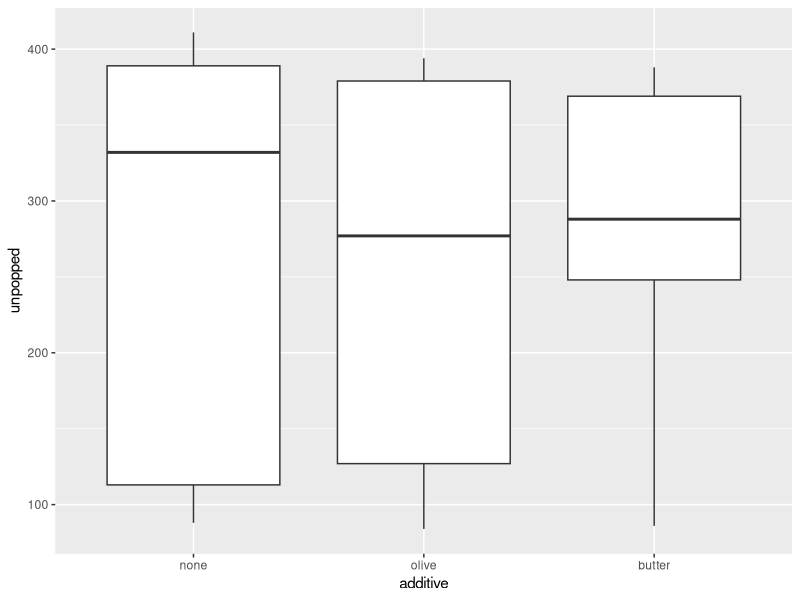
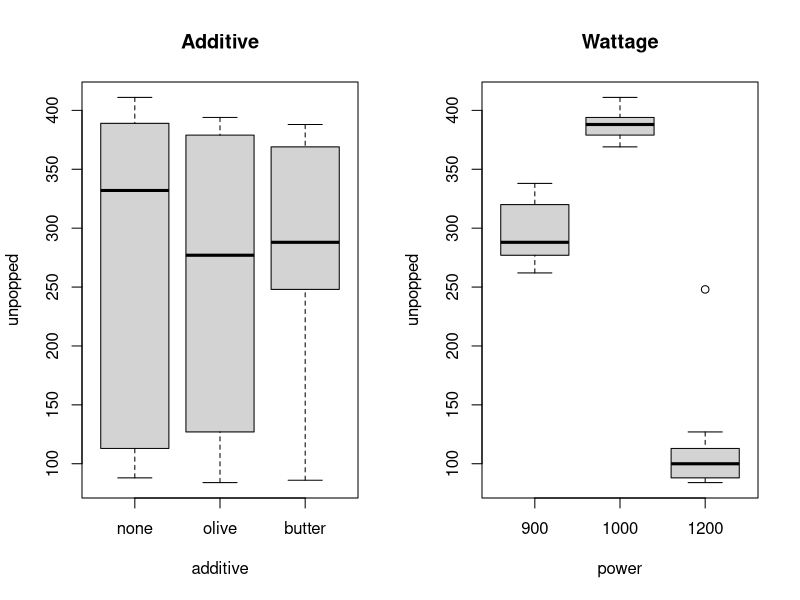
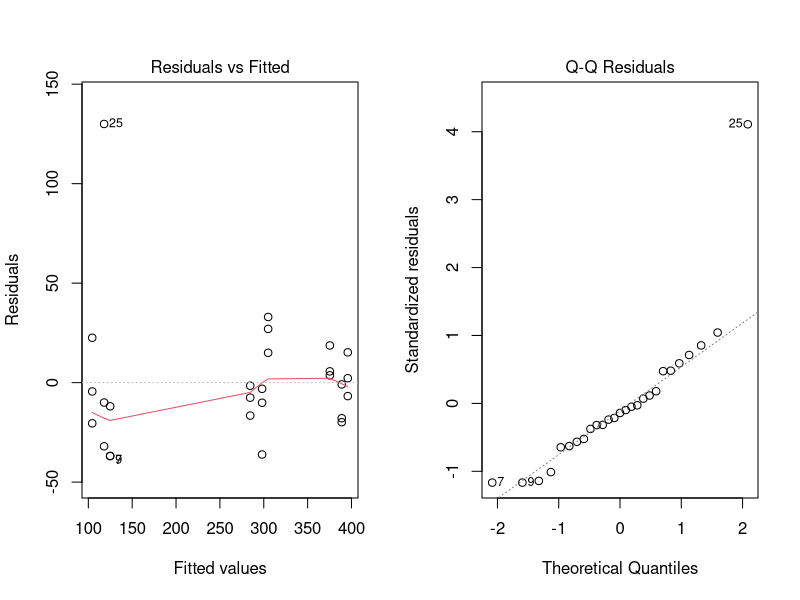
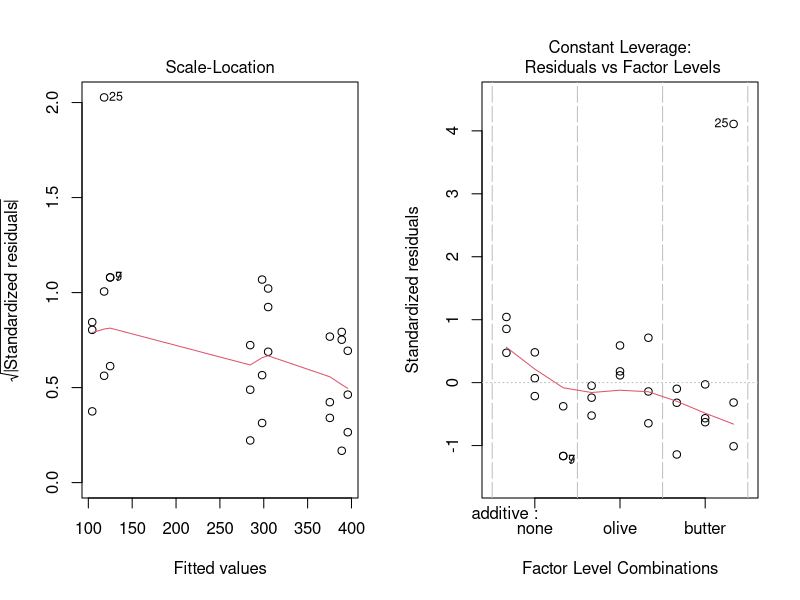

Recreate these plots in R, in order.
# popcorn
unpopped = c(332,338,320,389,398,411,88,113,88,277,268,283,379,381,
             394,84,100,127,262,295,288,388,371,369,248,86,108)
additive = factor(c(rep("none", 9), 
                    rep("olive", 9), 
                    rep("butter", 9)), 
                  c("none", "olive", "butter"))
power = factor(rep(c(rep("900", 3), 
                     rep("1000", 3), 
                     rep("1200", 3)), 3), 
               c("900", "1000", "1200"))

dat = data.frame(additive, power, unpopped)
mod = aov(unpopped ~ additive + power, dat)
options(show.signif.stars=FALSE)
summary(mod)

old.par = par(mfcol = c(1,2))
library(ggplot2)
ggplot(data=dat, aes(additive,unpopped)) + geom_boxplot()
boxplot(unpopped ~ additive, dat, main="Additive")
boxplot(unpopped ~ power, dat, main="Wattage")
plot(mod)
par(old.par)



